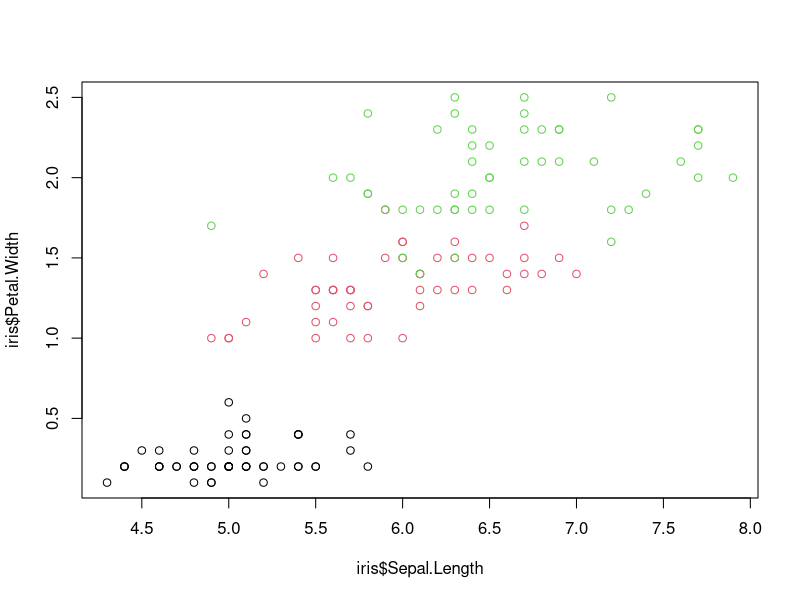
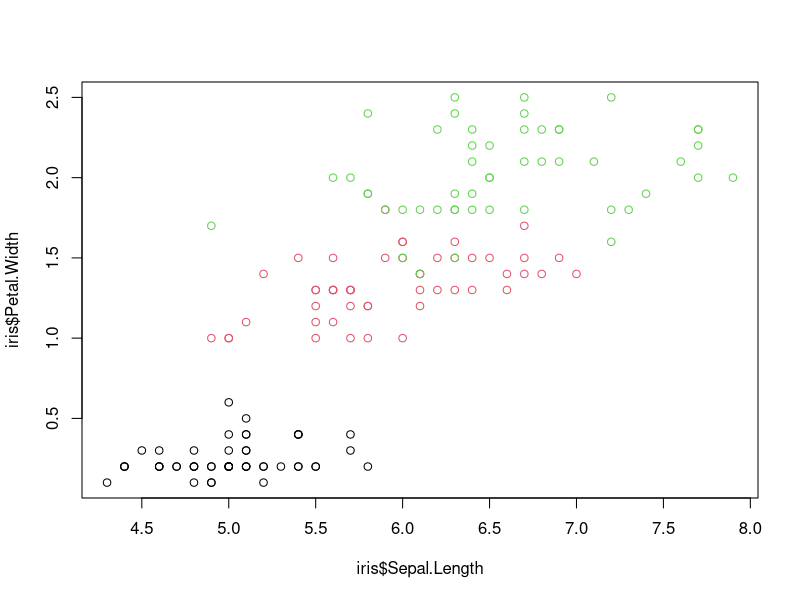
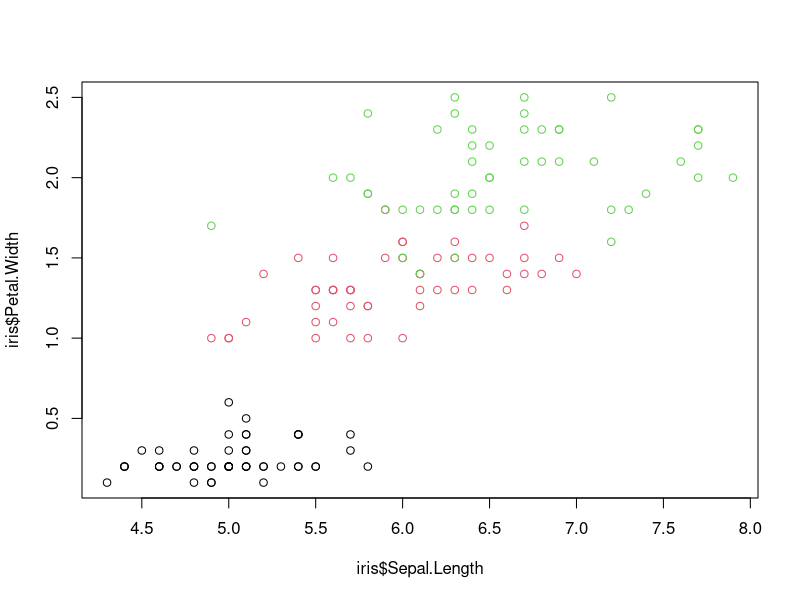

The R source for these figures, in order:
## ---- chunk 1
GoldenRatio=(1+sqrt(5))/2
GoldenRatio
## ---- chunk 2
# square:
plot(iris$Sepal.Length, iris$Petal.Width, col = iris$Species)
## ---- chunk 3
# golden width to height
plot(iris$Sepal.Length, iris$Petal.Width, col = iris$Species)
## ---- chunk 4
# golden height to width
plot(iris$Sepal.Length, iris$Petal.Width, col = iris$Species)
